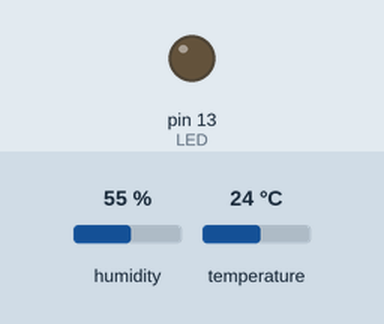
This sketch was run on a simulated Arduino Uno, built with avr-gcc and run on an emulated ATmega328P. Parts: output pins drawn as LEDs (lit = HIGH). The inputs (shaded band) are chosen by the test bench; at power-on: humidity 55 %, temperature 24 °C. Sleep ends after the set time or at an interrupt; pins used as bus, display or sensor lines are not drawn.

Above: at 0.3 s.
Timing chart, 0 to 1.8 s (numbered marks = the images above):
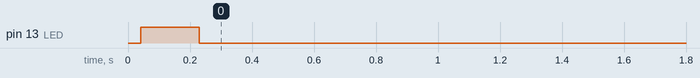

Measured:
- by itself, pin 13 (LED): LOW → HIGH at 0.04 s, → LOW 0.19 s later

The sketch:

TX868_HTU21_LowPower.ino
```cpp
/*
  Required libraries:
    - TempHygroTX868: https://github.com/skaringa/TempHygroTX868
      Note: modified local version
    - SparkFunHTU21D: https://github.com/sparkfun/SparkFun_HTU21D_Breakout_Arduino_Library

   Hardware setup:
     - TX868 Data pin connected to digital pin 2
     - HTU21D SDA connected to A4 and SCL to A5
     - analog voltage read on pin A0
*/

#include "TempHygroTX868.h"
#include <SparkFunHTU21D.h>

#include <avr/sleep.h>
#include <avr/power.h>

// transmission timer in seconds
#define TXTIMER 300
volatile int nextTxTimer;

// pin of build-in signal LED
#define LED 13
#define RXPIN 2
#define VOLTAGPIN A0

// hard coded address
#define ADDR 0

// uncomment to get debug output at the serial line
//#define DEBUG


HTU21D htu;
TempHygroTX868 tx(RXPIN);

void setup() {

#ifdef DEBUG
  Serial.begin(9600);
  Serial.println();
  Serial.print("Transmission Timer [s]: ");
  Serial.println(TXTIMER);
  Serial.print("Device Address: ");
  Serial.println(ADDR);
  Serial.println();
  Serial.println("Humidity (%)\tTemperature (C)\tVoltage (V)");
#endif

  htu.begin();
  pinMode(LED, OUTPUT);
  nextTxTimer = 0;

  /* Setup the Watchdog timer */
  // clear the reset flag
  MCUSR &= ~(1 << WDRF);
  // enable configuration changes
  WDTCSR |= (1 << WDCE) | (1 << WDE);
  // set new watchdog timeout prescaler value to maximum
  WDTCSR = 1 << WDP0 | 1 << WDP3;
  // Enable the watchdog interrupt
  WDTCSR |= _BV(WDIE);
}

void loop() {

  // are we required to send?
  if (nextTxTimer <= 9) {
    // yes - delay remaining time
    delay(nextTxTimer * 1000);
    // reset time to next transmission
    nextTxTimer = TXTIMER;

    tx.setAddress(ADDR);
    tx.setDataType(TempHygroTX868::HTV);

    // read sensor and transmit
    sendData();
  }

  // go into power down sleep
  pwrDownSleep();
}


/*
   Read data from sensor and transmit
*/
void sendData() {

  float humidity = htu.readHumidity();
  float temperature = htu.readTemperature();
  float voltage = analogRead(VOLTAGPIN) / 1024. * 3.30;

#ifdef DEBUG
  Serial.print(humidity);
  Serial.print("\t");
  Serial.print(temperature);
  Serial.print("\t");
  Serial.println(voltage);
#endif

  if (humidity < 900 && temperature < 900 && voltage < 10) {
    // valid reading
    tx.setData(temperature, humidity, voltage);
    digitalWrite(LED, HIGH);
    tx.send();
    digitalWrite(LED, LOW);
  } else {
    for (byte idx = 0; idx < 10; ++idx) {
      digitalWrite(LED, HIGH);
      delay(100);
      digitalWrite(LED, LOW);
      delay(100);
    }
  }

  digitalWrite(LED, LOW);
}

/*
   Interrupt service routine triggered by watchdog
*/
ISR(WDT_vect) {

  // Watchdog oscillator freq is about 116 kHz
  // at 3 V and 25 °C
  // Therefore time between interrupts is
  // 1,048,576 / 116,000 = 9.039 seconds.
  // So decrement the transmission timer by this value.
  nextTxTimer -= 9;
}

/*
   Go into power down mode
   check for more details:
    - http://www.nongnu.org/avr-libc/user-manual/group__avr__sleep.html
    - http://www.gammon.com.au/forum/?id=11497
    - http://www.rocketscream.com/blog/2011/07/04/lightweight-low-power-arduino-library/
*/
void pwrDownSleep() {

  byte adcsra = ADCSRA;
  ADCSRA = 0;  // disable the ADC - saves 80 µA
  set_sleep_mode(SLEEP_MODE_PWR_DOWN);
  sleep_enable();
  cli(); // stop interrupts
  sleep_bod_disable(); // disable brown-out detection
  sei(); // enable interrupts
  sleep_cpu();

  // At this point the CPU is sleeping until watchdog bites
  sleep_disable();
  power_all_enable();
  ADCSRA = adcsra; // restore ADCSRA
}
```

TempHygroTX868.cpp
```cpp
// (licence header left out)
#include "TempHygroTX868.h"


TempHygroTX868::TempHygroTX868(byte pin) {
	m_pin = pin;
	pinMode(m_pin, OUTPUT);
	digitalWrite(m_pin, LOW);
	m_nextSlope = 0;
}


void TempHygroTX868::setAddress(byte addr) {
	data[ADD] = addr;
}


void TempHygroTX868::setDataType(TempHygroTX868::datatype_t datatype) {
	data[DATATYPE] = datatype;
}


void TempHygroTX868::setData(float temp, float humidity, float voltage) {

	//prepare data
	int16_t itemp = int16_t((temp+50) * 100. + 0.5);
	int16_t ihum = int16_t(humidity * 100. + 0.5);
	int16_t ivol = int16_t(voltage * 100. + 0.5);

	// to get it back: temp = data[VAL1] | (data[VAL1+1]<<8)
	data[VAL1] = itemp & 0xFF;
	data[VAL1+1] = (itemp >> 8) & 0xFF;

	data[VAL2] = ihum & 0xFF;
	data[VAL2+1] = (ihum >> 8) & 0xFF;

	data[VAL3] = ivol & 0xFF;
	data[VAL3+1] = (ivol >> 8) & 0xFF;
}


void TempHygroTX868::send() {

	int sum = 0;

	// sync
	sendBit(1);
	for (byte i = 0; i < NSYNC; ++i) {
		sendBit(0);
	}
	// start bit
	sendBit(1);

	// data
	for (byte pos = 0; pos < LENGTH; ++pos) {
		sum += data[pos];
		sendByte(data[pos]);
	}

	// check sum
	sendByte(sum + 5);

	sendEOF();
	return;
}


void TempHygroTX868::sendByte(byte value) {

	for (byte pos = 0; pos < 8; ++pos) {
		sendBit(value & 0x01);
		value >>= 1;
	}

	sendBit(1);
}


void TempHygroTX868::sendBit(byte value) {

	if (m_nextSlope > micros()) {
		delayMicroseconds(m_nextSlope - micros());
	}

	digitalWrite(m_pin, HIGH);
	m_nextSlope = micros() + TOTAL;

	if (value) {
		delayMicroseconds(SHORT);
	} else {
		delayMicroseconds(LONG);
	}
	digitalWrite(m_pin, LOW);
}


void TempHygroTX868::sendEOF() {

	if (m_nextSlope > micros()) {
		delayMicroseconds(m_nextSlope - micros());
	}
	digitalWrite(m_pin, HIGH);

	m_nextSlope = micros() + TOTAL;

	delayMicroseconds(2*TOTAL);
	sendBit(1);

	digitalWrite(m_pin, LOW);
}
```

TempHygroTX868.h
```cpp
// (licence header left out)
#ifndef _TempHygroTX868_h
#define _TempHygroTX868_h

#if ARDUINO < 100
#include <WProgram.h>
#else
#include <Arduino.h>
#endif

#define TOTAL 2000
#define SHORT 600
#define LONG (TOTAL - SHORT)

#define NSYNC 9

#define DATATYPE 0
#define ADD 1
#define VAL1 2
#define VAL2 4
#define VAL3 6
#define LENGTH 8

/*
 * Controller for the TX868 rf transmitter.
 */
class TempHygroTX868 {

public:
	enum datatype_t {HTV, NONE};

private:
	void sendByte(byte value);
	void sendBit(byte value);

	byte m_pin;
	unsigned long m_nextSlope;
	byte data[8];

	void sendEOF();

public:
	TempHygroTX868(byte pin);

	void setAddress(byte addr);
	void setDataType(TempHygroTX868::datatype_t datatype);
	void setData(float temp, float humidity, float voltage);
	void send();
};

#endif
```
